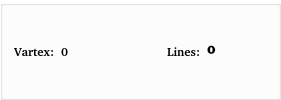
               <widget class="QGroupBox" name="groupBox_4">
                <property name="palette">
                 <palette>
                  <active>
                   <colorrole role="WindowText">
                    <brush brushstyle="SolidPattern">
                     <color alpha="255">
                      <red>0</red>
                      <green>0</green>
                      <blue>0</blue>
                     </color>
                    </brush>
                   </colorrole>
                   <colorrole role="Button">
                    <brush brushstyle="SolidPattern">
                     <color alpha="255">
                      <red>255</red>
                      <green>255</green>
                      <blue>255</blue>
                     </color>
                    </brush>
                   </colorrole>
                   <colorrole role="Text">
                    <brush brushstyle="SolidPattern">
                     <color alpha="255">
                      <red>0</red>
                      <green>0</green>
                      <blue>0</blue>
                     </color>
                    </brush>
                   </colorrole>
                   <colorrole role="ButtonText">
                    <brush brushstyle="SolidPattern">
                     <color alpha="255">
                      <red>255</red>
                      <green>255</green>
                      <blue>255</blue>
                     </color>
                    </brush>
                   </colorrole>
                   <colorrole role="Base">
                    <brush brushstyle="SolidPattern">
                     <color alpha="255">
                      <red>255</red>
                      <green>255</green>
                      <blue>255</blue>
                     </color>
                    </brush>
                   </colorrole>
                   <colorrole role="Window">
                    <brush brushstyle="SolidPattern">
                     <color alpha="255">
                      <red>255</red>
                      <green>255</green>
                      <blue>255</blue>
                     </color>
                    </brush>
                   </colorrole>
                   <colorrole role="PlaceholderText">
                    <brush brushstyle="SolidPattern">
                     <color alpha="128">
                      <red>255</red>
                      <green>255</green>
                      <blue>255</blue>
                     </color>
                    </brush>
                   </colorrole>
                  </active>
                  <inactive>
                   <colorrole role="WindowText">
                    <brush brushstyle="SolidPattern">
                     <color alpha="255">
                      <red>0</red>
                      <green>0</green>
                      <blue>0</blue>
                     </color>
                    </brush>
                   </colorrole>
                   <colorrole role="Button">
                    <brush brushstyle="SolidPattern">
                     <color alpha="255">
                      <red>255</red>
                      <green>255</green>
                      <blue>255</blue>
                     </color>
                    </brush>
                   </colorrole>
                   <colorrole role="Text">
                    <brush brushstyle="SolidPattern">
                     <color alpha="255">
                      <red>0</red>
                      <green>0</green>
                      <blue>0</blue>
                     </color>
                    </brush>
                   </colorrole>
                   <colorrole role="ButtonText">
                    <brush brushstyle="SolidPattern">
                     <color alpha="255">
                      <red>255</red>
                      <green>255</green>
                      <blue>255</blue>
                     </color>
                    </brush>
                   </colorrole>
                   <colorrole role="Base">
                    <brush brushstyle="SolidPattern">
                     <color alpha="255">
                      <red>255</red>
                      <green>255</green>
                      <blue>255</blue>
                     </color>
                    </brush>
                   </colorrole>
                   <colorrole role="Window">
                    <brush brushstyle="SolidPattern">
                     <color alpha="255">
                      <red>255</red>
                      <green>255</green>
                      <blue>255</blue>
                     </color>
                    </brush>
                   </colorrole>
                   <colorrole role="PlaceholderText">
                    <brush brushstyle="SolidPattern">
                     <color alpha="128">
                      <red>255</red>
                      <green>255</green>
                      <blue>255</blue>
                     </color>
                    </brush>
                   </colorrole>
                  </inactive>
                  <disabled>
                   <colorrole role="WindowText">
                    <brush brushstyle="SolidPattern">
                     <color alpha="255">
                      <red>255</red>
                      <green>255</green>
                      <blue>255</blue>
                     </color>
                    </brush>
                   </colorrole>
                   <colorrole role="Button">
                    <brush brushstyle="SolidPattern">
                     <color alpha="255">
                      <red>255</red>
                      <green>255</green>
                      <blue>255</blue>
                     </color>
                    </brush>
                   </colorrole>
                   <colorrole role="Text">
                    <brush brushstyle="SolidPattern">
                     <color alpha="255">
                      <red>255</red>
                      <green>255</green>
                      <blue>255</blue>
                     </color>
                    </brush>
                   </colorrole>
                   <colorrole role="ButtonText">
                    <brush brushstyle="SolidPattern">
                     <color alpha="255">
                      <red>255</red>
                      <green>255</green>
                      <blue>255</blue>
                     </color>
                    </brush>
                   </colorrole>
                   <colorrole role="Base">
                    <brush brushstyle="SolidPattern">
                     <color alpha="255">
                      <red>255</red>
                      <green>255</green>
                      <blue>255</blue>
                     </color>
                    </brush>
                   </colorrole>
                   <colorrole role="Window">
                    <brush brushstyle="SolidPattern">
                     <color alpha="255">
                      <red>255</red>
                      <green>255</green>
                      <blue>255</blue>
                     </color>
                    </brush>
                   </colorrole>
                   <colorrole role="PlaceholderText">
                    <brush brushstyle="SolidPattern">
                     <color alpha="128">
                      <red>255</red>
                      <green>255</green>
                      <blue>255</blue>
                     </color>
                    </brush>
                   </colorrole>
                  </disabled>
                 </palette>
                </property>
                <property name="font">
                 <font>
                  <family>URW Bookman</family>
                  <bold>true</bold>
                 </font>
                </property>
                <property name="title">
                 <string/>
                </property>
                <layout class="QHBoxLayout" name="horizontalLayout_3">
                 <item>
                  <widget class="QLabel" name="label_2">
                   <property name="font">
                    <font>
                     <family>URW Bookman [urw]</family>
                     <bold>true</bold>
                    </font>
                   </property>
                   <property name="text">
                    <string>Vartex:</string>
                   </property>
                  </widget>
                 </item>
                 <item>
                  <widget class="QLabel" name="label_vertex">
                   <property name="minimumSize">
                    <size>
                     <width>60</width>
                     <height>0</height>
                    </size>
                   </property>
                   <property name="palette">
                    <palette>
                     <active>
                      <colorrole role="WindowText">
                       <brush brushstyle="SolidPattern">
                        <color alpha="255">
                         <red>0</red>
                         <green>0</green>
                         <blue>0</blue>
                        </color>
                       </brush>
                      </colorrole>
                      <colorrole role="Text">
                       <brush brushstyle="SolidPattern">
                        <color alpha="255">
                         <red>0</red>
                         <green>0</green>
                         <blue>0</blue>
                        </color>
                       </brush>
                      </colorrole>
                      <colorrole role="BrightText">
                       <brush brushstyle="SolidPattern">
                        <color alpha="255">
                         <red>0</red>
                         <green>0</green>
                         <blue>0</blue>
                        </color>
                       </brush>
                      </colorrole>
                      <colorrole role="ButtonText">
                       <brush brushstyle="SolidPattern">
                        <color alpha="255">
                         <red>0</red>
                         <green>0</green>
                         <blue>0</blue>
                        </color>
                       </brush>
                      </colorrole>
                      <colorrole role="Highlight">
                       <brush brushstyle="SolidPattern">
                        <color alpha="255">
                         <red>0</red>
                         <green>0</green>
                         <blue>0</blue>
                        </color>
                       </brush>
                      </colorrole>
                      <colorrole role="PlaceholderText">
                       <brush brushstyle="SolidPattern">
                        <color alpha="255">
                         <red>255</red>
                         <green>255</green>
                         <blue>255</blue>
                        </color>
                       </brush>
                      </colorrole>
                     </active>
                     <inactive>
                      <colorrole role="WindowText">
                       <brush brushstyle="SolidPattern">
                        <color alpha="255">
                         <red>0</red>
                         <green>0</green>
                         <blue>0</blue>
                        </color>
                       </brush>
                      </colorrole>
                      <colorrole role="Text">
                       <brush brushstyle="SolidPattern">
                        <color alpha="255">
                         <red>0</red>
                         <green>0</green>
                         <blue>0</blue>
                        </color>
                       </brush>
                      </colorrole>
                      <colorrole role="BrightText">
                       <brush brushstyle="SolidPattern">
                        <color alpha="255">
                         <red>0</red>
                         <green>0</green>
                         <blue>0</blue>
                        </color>
                       </brush>
                      </colorrole>
                      <colorrole role="ButtonText">
                       <brush brushstyle="SolidPattern">
                        <color alpha="255">
                         <red>0</red>
                         <green>0</green>
                         <blue>0</blue>
                        </color>
                       </brush>
                      </colorrole>
                      <colorrole role="Highlight">
                       <brush brushstyle="SolidPattern">
                        <color alpha="255">
                         <red>0</red>
                         <green>0</green>
                         <blue>0</blue>
                        </color>
                       </brush>
                      </colorrole>
                      <colorrole role="PlaceholderText">
                       <brush brushstyle="SolidPattern">
                        <color alpha="255">
                         <red>255</red>
                         <green>255</green>
                         <blue>255</blue>
                        </color>
                       </brush>
                      </colorrole>
                     </inactive>
                     <disabled>
                      <colorrole role="WindowText">
                       <brush brushstyle="SolidPattern">
                        <color alpha="255">
                         <red>190</red>
                         <green>190</green>
                         <blue>190</blue>
                        </color>
                       </brush>
                      </colorrole>
                      <colorrole role="Text">
                       <brush brushstyle="SolidPattern">
                        <color alpha="255">
                         <red>190</red>
                         <green>190</green>
                         <blue>190</blue>
                        </color>
                       </brush>
                      </colorrole>
                      <colorrole role="BrightText">
                       <brush brushstyle="SolidPattern">
                        <color alpha="255">
                         <red>0</red>
                         <green>0</green>
                         <blue>0</blue>
                        </color>
                       </brush>
                      </colorrole>
                      <colorrole role="ButtonText">
                       <brush brushstyle="SolidPattern">
                        <color alpha="255">
                         <red>190</red>
                         <green>190</green>
                         <blue>190</blue>
                        </color>
                       </brush>
                      </colorrole>
                      <colorrole role="PlaceholderText">
                       <brush brushstyle="SolidPattern">
                        <color alpha="255">
                         <red>255</red>
                         <green>255</green>
                         <blue>255</blue>
                        </color>
                       </brush>
                      </colorrole>
                     </disabled>
                    </palette>
                   </property>
                   <property name="font">
                    <font>
                     <family>URW Bookman [urw]</family>
                     <bold>true</bold>
                    </font>
                   </property>
                   <property name="text">
                    <string>0</string>
                   </property>
                  </widget>
                 </item>
                 <item>
                  <spacer name="horizontalSpacer">
                   <property name="orientation">
                    <enum>Qt::Horizontal</enum>
                   </property>
                   <property name="sizeHint" stdset="0">
                    <size>
                     <width>40</width>
                     <height>20</height>
                    </size>
                   </property>
                  </spacer>
                 </item>
                 <item>
                  <widget class="QLabel" name="label_4">
                   <property name="font">
                    <font>
                     <family>URW Bookman [urw]</family>
                     <bold>true</bold>
                    </font>
                   </property>
                   <property name="text">
                    <string>Lines:</string>
                   </property>
                  </widget>
                 </item>
                 <item>
                  <widget class="QLabel" name="label_line">
                   <property name="minimumSize">
                    <size>
                     <width>60</width>
                     <height>0</height>
                    </size>
                   </property>
                   <property name="palette">
                    <palette>
                     <active>
                      <colorrole role="WindowText">
                       <brush brushstyle="SolidPattern">
                        <color alpha="255">
                         <red>0</red>
                         <green>0</green>
                         <blue>0</blue>
                        </color>
                       </brush>
                      </colorrole>
                      <colorrole role="Text">
                       <brush brushstyle="SolidPattern">
                        <color alpha="255">
                         <red>0</red>
                         <green>0</green>
                         <blue>0</blue>
                        </color>
                       </brush>
                      </colorrole>
                      <colorrole role="BrightText">
                       <brush brushstyle="SolidPattern">
                        <color alpha="255">
                         <red>0</red>
                         <green>0</green>
                         <blue>0</blue>
                        </color>
                       </brush>
                      </colorrole>
                      <colorrole role="ButtonText">
                       <brush brushstyle="SolidPattern">
                        <color alpha="255">
                         <red>0</red>
                         <green>0</green>
                         <blue>0</blue>
                        </color>
                       </brush>
                      </colorrole>
                      <colorrole role="Highlight">
                       <brush brushstyle="SolidPattern">
                        <color alpha="255">
                         <red>0</red>
                         <green>0</green>
                         <blue>0</blue>
                        </color>
                       </brush>
                      </colorrole>
                      <colorrole role="PlaceholderText">
                       <brush brushstyle="SolidPattern">
                        <color alpha="255">
                         <red>255</red>
                         <green>255</green>
                         <blue>255</blue>
                        </color>
                       </brush>
                      </colorrole>
                     </active>
                     <inactive>
                      <colorrole role="WindowText">
                       <brush brushstyle="SolidPattern">
                        <color alpha="255">
                         <red>0</red>
                         <green>0</green>
                         <blue>0</blue>
                        </color>
                       </brush>
                      </colorrole>
                      <colorrole role="Text">
                       <brush brushstyle="SolidPattern">
                        <color alpha="255">
                         <red>0</red>
                         <green>0</green>
                         <blue>0</blue>
                        </color>
                       </brush>
                      </colorrole>
                      <colorrole role="BrightText">
                       <brush brushstyle="SolidPattern">
                        <color alpha="255">
                         <red>0</red>
                         <green>0</green>
                         <blue>0</blue>
                        </color>
                       </brush>
                      </colorrole>
                      <colorrole role="ButtonText">
                       <brush brushstyle="SolidPattern">
                        <color alpha="255">
                         <red>0</red>
                         <green>0</green>
                         <blue>0</blue>
                        </color>
                       </brush>
                      </colorrole>
                      <colorrole role="Highlight">
                       <brush brushstyle="SolidPattern">
                        <color alpha="255">
                         <red>0</red>
                         <green>0</green>
                         <blue>0</blue>
                        </color>
                       </brush>
                      </colorrole>
                      <colorrole role="PlaceholderText">
                       <brush brushstyle="SolidPattern">
                        <color alpha="255">
                         <red>255</red>
                         <green>255</green>
                         <blue>255</blue>
                        </color>
                       </brush>
                      </colorrole>
                     </inactive>
                     <disabled>
                      <colorrole role="WindowText">
                       <brush brushstyle="SolidPattern">
                        <color alpha="255">
                         <red>190</red>
                         <green>190</green>
                         <blue>190</blue>
                        </color>
                       </brush>
                      </colorrole>
                      <colorrole role="Text">
                       <brush brushstyle="SolidPattern">
                        <color alpha="255">
                         <red>190</red>
                         <green>190</green>
                         <blue>190</blue>
                        </color>
                       </brush>
                      </colorrole>
                      <colorrole role="BrightText">
                       <brush brushstyle="SolidPattern">
                        <color alpha="255">
                         <red>0</red>
                         <green>0</green>
                         <blue>0</blue>
                        </color>
                       </brush>
                      </colorrole>
                      <colorrole role="ButtonText">
                       <brush brushstyle="SolidPattern">
                        <color alpha="255">
                         <red>190</red>
                         <green>190</green>
                         <blue>190</blue>
                        </color>
                       </brush>
                      </colorrole>
                      <colorrole role="PlaceholderText">
                       <brush brushstyle="SolidPattern">
                        <color alpha="255">
                         <red>255</red>
                         <green>255</green>
                         <blue>255</blue>
                        </color>
                       </brush>
                      </colorrole>
                     </disabled>
                    </palette>
                   </property>
                   <property name="font">
                    <font>
                     <family>URW Bookman</family>
                     <bold>true</bold>
                    </font>
                   </property>
                   <property name="text">
                    <string>0</string>
                   </property>
                  </widget>
                 </item>
                </layout>
               </widget>
